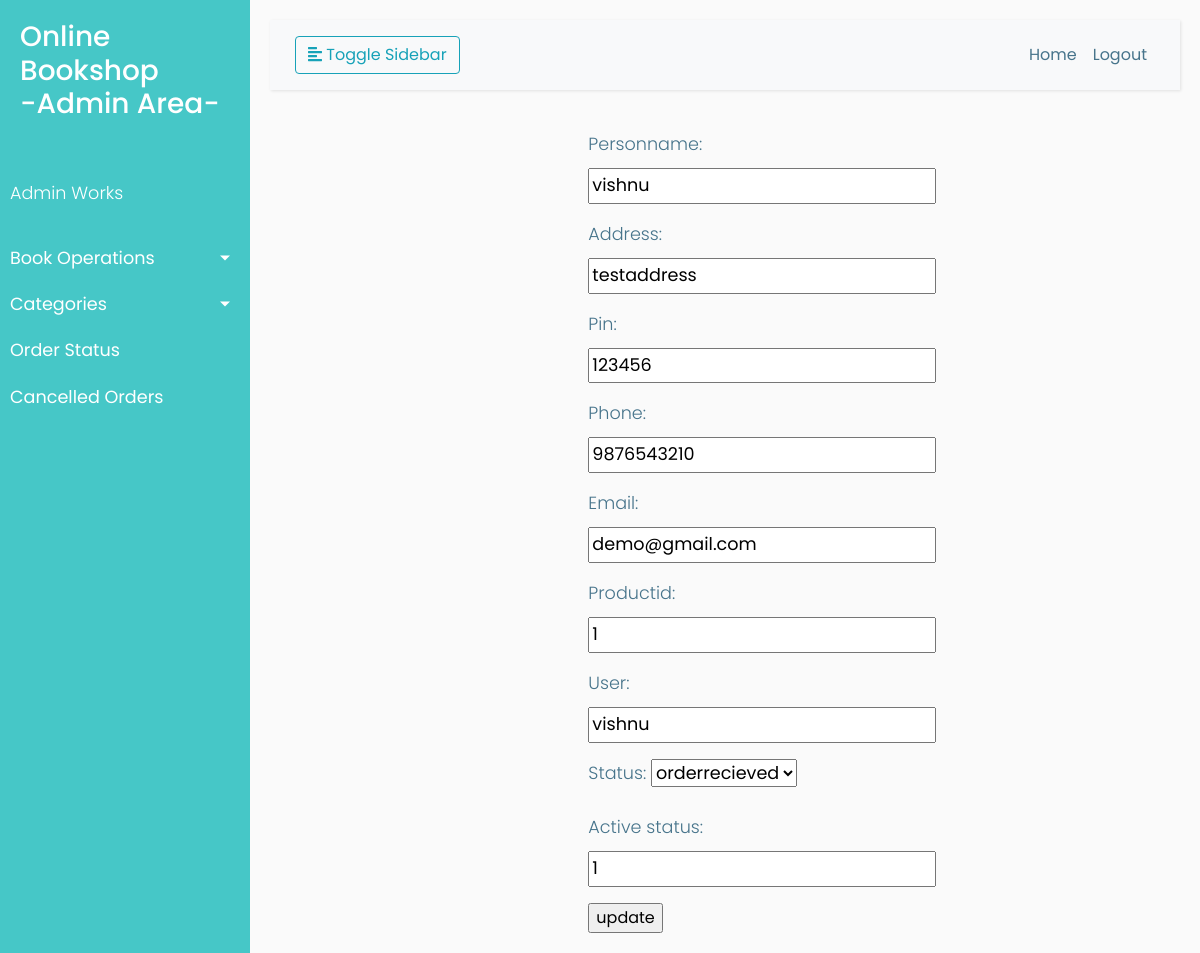
/adminapp/orderupdates/11, run on the app's committed database.
### customer/models.py (models this page shows, shortened)
class Orders(models.Model):
    personname=models.CharField(max_length=120)
    address = models.CharField(max_length=200)
    pin = models.CharField(max_length=120)
    phone = models.CharField(max_length=120)
    email = models.CharField(max_length=120)
    productid=models.IntegerField()
    user = models.CharField(max_length=20)
    choice={
        ('orderrecieved','orderrecieved'),
        ('dispached', 'dispached'),
        ('deliverd', 'deliverd'),
    }
    status=models.CharField(max_length=120,choices=choice,default='orderrecieved')
    active_status=models.IntegerField(default=1)

### adminapp/views.py (the view)
# urls.py: path('orderupdates/<int:pk>',OrderUpdates,name="orderupdates"),
def OrderUpdates(request,pk):
    obj=Orders.objects.get(id=pk)
    form=OrderUpdateForm(instance=obj)
    context={}
    context['form']=form
    if request.method=="POST":
        form=Orderform(instance=obj,data=request.POST)
        if form.is_valid():
            form.save()
            return redirect("adminvieworders")
    return render(request,"adminapp/orderupdate.html",context)

### adminapp/forms.py
class OrderUpdateForm(ModelForm):
    class Meta:
        model=Orders
        fields = '__all__'
        widgets={
            'bookname': forms.TextInput(attrs={'class': 'form-control'}),
            'author': forms.TextInput(attrs={'class': 'form-control'}),
            'language': forms.TextInput(attrs={'class': 'form-control'}),
            'pages': forms.TextInput(attrs={'class': 'form-control'}),
            'price': forms.TextInput(attrs={'class': 'form-control'}),
        }

### adminapp/templates/adminapp/orderupdate.html (shortened to what this page needs)
<!DOCTYPE html>
{% extends "adminapp/adminbase.html" %}
{% block body_block %}
<div class="container">
 <div class="row">
     <div class="col-4"></div>
     <div class="col-4">
            <form method="post">
            {{form.as_p}}
            <input type="submit" value="update">
            </form>
         </div>
      <div class="col-4"></div>
 </div>
</div>
{% endblock %}

### adminapp/static/css/style.css (style rules this page uses)
body { font-family: 'Poppins', sans-serif; background: #fafafa; }
p { font-family: 'Poppins', sans-serif; font-size: 1.1em; font-weight: 300; line-height: 1.7em; color: #47748b; }

### data on the page
Orders: personname "vishnu", address "testaddress", pin "123456", phone "9876543210", email "demo@gmail.com", productid "1", user "vishnu", status "orderrecieved", active_status "1"
